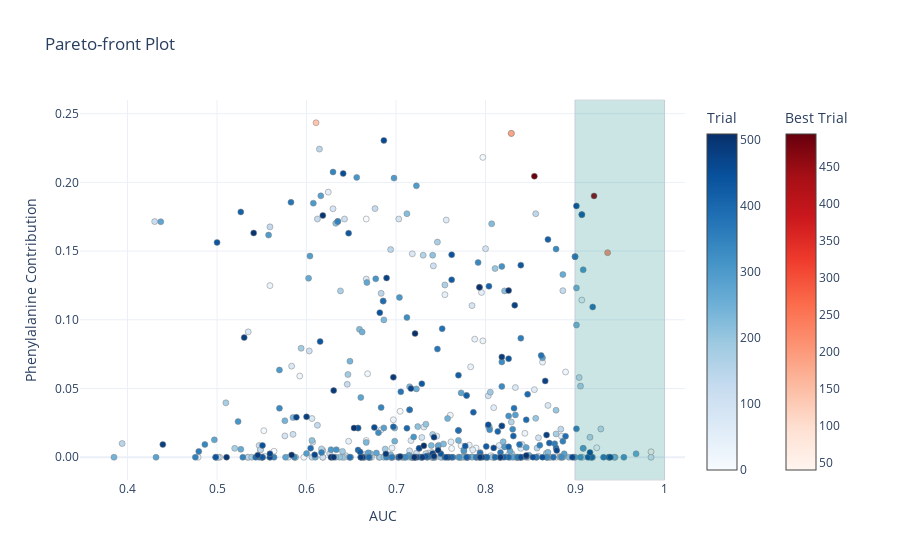

The notebook cell saved with this chart:
### Code cell
fig = optuna.visualization.plot_pareto_front(study, target_names=["AUC","Phenylalanine Contribution"])

fig.add_vrect(x0=lim_AUC, x1=1.0, line_width=1, fillcolor="teal", opacity=0.2)

fig.update_layout(
    title_text="Pareto-front Plot", 
    yaxis_tickformat=".2f",
    template='plotly_white',
)

DPI = 320

fig.write_image("fig/pareto_plots.svg", width=3*DPI, height=2*DPI)

fig.show()

### Figure 1 — Plotly figure (JSON) as saved in the notebook; plotly's stock layout.template omitted (floating-point values rounded to 4 significant figures; data arrays with more than 128 entries replaced by an {"elided": "..."} marker saying what was removed)
{"data": [{"hovertemplate": "%{text}<extra>Trial</extra>", "marker": {"color": {"elided": "503 int values"}, "colorbar": {"title": {"text": "Trial"}}, "colorscale": [[0, "rgb(247,251,255)"], [0.125, "rgb(222,235,247)"], [0.25, "rgb(198,219,239)"], [0.375, "rgb(158,202,225)"], [0.5, "rgb(107,174,214)"], [0.625, "rgb(66,146,198)"], [0.75, "rgb(33,113,181)"], [0.875, "rgb(8,81,156)"], [1, "rgb(8,48,107)"]], "line": {"color": "Grey", "width": 0.5}}, "mode": "markers", "showlegend": false, "text": {"elided": "503 str values"}, "type": "scatter", "x": {"elided": "503 float values"}, "y": {"elided": "503 float values"}}, {"hovertemplate": "%{text}<extra>Best Trial</extra>", "marker": {"color": [40, 139, 175, 184, 208, 456, 494], "colorbar": {"title": {"text": "Best Trial"}, "x": 1.1, "xpad": 40}, "colorscale": [[0, "rgb(255,245,240)"], [0.125, "rgb(254,224,210)"], [0.25, "rgb(252,187,161)"], [0.375, "rgb(252,146,114)"], [0.5, "rgb(251,106,74)"], [0.625, "rgb(239,59,44)"], [0.75, "rgb(203,24,29)"], [0.875, "rgb(165,15,21)"], [1, "rgb(103,0,13)"]], "line": {"color": "Grey", "width": 0.5}}, "mode": "markers", "showlegend": false, "text": ["{<br>  \"number\": 40,<br>  \"values\": [<br>    0.9848484848484849,<br>    0.003982832655310631<br>  ],<br>  \"params\": {<br>    \"seed\": 2389<br>  },<br>  \"user_attrs\": {<br>    \"shap_abnormal\": {<br>      \"gender\": 0.041709061712026596,<br>      \"BMI\": 0.5374926328659058,<br>      \"Waist circumference\": 0.006313655059784651,<br>      \"ATPII/AHA/IDF\": 0.0,<br>      \"Phenylalax\": 0.003982832655310631,<br>      \"Glupromx\": 0.004385210108011961,<br>      \"Insuprom\": 0.0,<br>      \"Tyrosinax\": 0.0,<br>      \"Alanine\": 0.0,<br>      \"Aspartate\": 0.000292868644464761,<br>      \"Glutamate\": 5.2858496928820387e-05,<br>      \"Leucine\": 6.770221807528287e-05,<br>      \"Ornithine\": 0.00012276256165932864,<br>      \"Proline\": 0.04439396411180496,<br>      \"Tyrosine\": 2.821061571012251e-05,<br>      \"Free Carnitine\": 0.013485036790370941,<br>      \"Propionylcarnitine\": 0.03358614817261696,<br>      \"Isovalerylcarnitine\": 0.0017240007873624563,<br>      \"Tiglilcarnitine\": 0.0,<br>      \"Me-Glutarylcarnitine\": 0.00023353358847089112,<br>      \"Decanoylcarnitine\": 0.0001826440857257694,<br>      \"Tetradecanoylcarnitine\": 0.0,<br>      \"3-OH-Isovalerylcarnitine\": 0.0,<br>      \"3-OH-Palmitoylcarnitine\": 0.0,<br>      \"Linoleoilcarnitine\": 0.005193869583308697,<br>      \"Arginine\": 0.0007781014428474009,<br>      \"Citrulline\": 0.0001749739603837952,<br>      \"Glycine\": 0.0337488166987896,<br>      \"Methionine\": 0.0,<br>      \"Phenylalanine\": 0.0,<br>      \"Succinylacetone\": 0.0,<br>      \"Valine\": 0.0,<br>      \"Acetylcarnitine\": 2.4958790163509548e-05,<br>      \"Butyrylcarnitine\": 0.012234831228852272,<br>      \"Glutarylcarnitine\": 0.003106443677097559,<br>      \"Hexanoylcarnitine\": 0.0,<br>      \"Octanoylcarnitine\": 0.0,<br>      \"Dodecanoylcarnitine\": 0.0,<br>      \"Tetradecenoylcarnitine\": 0.0,<br>      \"Palmitoylcarnitine\": 0.0,<br>      \"Stearoylcarnitine\": 0.0,<br>      \"3-OH-Linoleoylcarnitine\": 0.0,<br>      \"PROTEIN_Avg_(G)\": 0.02606283873319626,<br>      \"Protein_natural\": 0.0,<br>      \"SP_Protein\": 0.0001484641688875854,<br>      \"FAT_avg(G)\": 0.0<br>    },<br>    \"shap_healty\": {<br>      \"gender\": 0.01959903910756111,<br>      \"BMI\": 0.1645601987838745,<br>      \"Waist circumference\": 0.007713086903095245,<br>      \"ATPII/AHA/IDF\": 0.0,<br>      \"Phenylalax\": 0.0030882421415299177,<br>      \"Glupromx\": 0.0028077082242816687,<br>      \"Insuprom\": 0.0,<br>      \"Tyrosinax\": 0.0,<br>      \"Alanine\": 0.0,<br>      \"Aspartate\": 0.0004313231911510229,<br>      \"Glutamate\": 6.450260116253048e-05,<br>      \"Leucine\": 6.849765486549586e-05,<br>      \"Ornithine\": 0.0004076650948263705,<br>      \"Proline\": 0.014459597878158092,<br>      \"Tyrosine\": 7.096743502188474e-05,<br>      \"Free Carnitine\": 0.008315255865454674,<br>      \"Propionylcarnitine\": 0.012034163810312748,<br>      \"Isovalerylcarnitine\": 0.0008326005190610886,<br>      \"Tiglilcarnitine\": 0.0,<br>      \"Me-Glutarylcarnitine\": 0.00043935043504461646,<br>      \"Decanoylcarnitine\": 0.00021851198107469827,<br>      \"Tetradecanoylcarnitine\": 0.0,<br>      \"3-OH-Isovalerylcarnitine\": 0.0,<br>      \"3-OH-Palmitoylcarnitine\": 0.0,<br>      \"Linoleoilcarnitine\": 0.0038150481414049864,<br>      \"Arginine\": 0.0008414058247581124,<br>      \"Citrulline\": 0.00024936720728874207,<br>      \"Glycine\": 0.010943451896309853,<br>      \"Methionine\": 0.0,<br>      \"Phenylalanine\": 0.0,<br>      \"Succinylacetone\": 0.0,<br>      \"Valine\": 0.0,<br>      \"Acetylcarnitine\": 3.6244247894501314e-05,<br>      \"Butyrylcarnitine\": 0.0066114007495343685,<br>      \"Glutarylcarnitine\": 0.0016840450698509812,<br>      \"Hexanoylcarnitine\": 0.0,<br>      \"Octanoylcarnitine\": 0.0,<br>      \"Dodecanoylcarnitine\": 0.0,<br>      \"Tetradecenoylcarnitine\": 0.0,<br>      \"Palmitoylcarnitine\": 0.0,<br>      \"Stearoylcarnitine\": 0.0,<br>      \"3-OH-Linoleoylcarnitine\": 0.0,<br>      \"PROTEIN_Avg_(G)\": 0.014438750222325325,<br>      \"Protein_natural\": 0.0,<br>      \"SP_Protein\": 0.00024561912869103253,<br>      \"FAT_avg(G)\": 0.0<br>    }<br>  }<br>}", "{<br>  \"number\": 139,<br>  \"values\": [<br>    0.6106060606060605,<br>    0.2433844357728958<br>  ],<br>  \"params\": {<br>    \"seed\": 1884<br>  },<br>  \"user_attrs\": {<br>    \"shap_abnormal\": {<br>      \"gender\": 0.02738308161497116,<br>      \"BMI\": 0.03533848747611046,<br>      \"Waist circumference\": 0.0006805629236623645,<br>      \"ATPII/AHA/IDF\": 0.0,<br>      \"Phenylalax\": 0.2433844357728958,<br>      \"Glupromx\": 0.0026669157668948174,<br>      \"Insuprom\": 0.0,<br>      \"Tyrosinax\": 0.03539020195603371,<br>      \"Alanine\": 0.003516616765409708,<br>      \"Aspartate\": 7.214213837869465e-05,<br>      \"Glutamate\": 0.0002265575749333948,<br>      \"Leucine\": 0.0,<br>      \"Ornithine\": 0.0,<br>      \"Proline\": 0.034411441534757614,<br>      \"Tyrosine\": 0.0,<br>      \"Free Carnitine\": 0.012942185625433922,<br>      \"Propionylcarnitine\": 0.02677150070667267,<br>      \"Isovalerylcarnitine\": 0.0,<br>      \"Tiglilcarnitine\": 0.0,<br>      \"Me-Glutarylcarnitine\": 0.00021835377265233546,<br>      \"Decanoylcarnitine\": 0.0,<br>      \"Tetradecanoylcarnitine\": 0.07791956514120102,<br>      \"3-OH-Isovalerylcarnitine\": 0.0,<br>      \"3-OH-Palmitoylcarnitine\": 0.0,<br>      \"Linoleoilcarnitine\": 0.011482497677206993,<br>      \"Arginine\": 9.84891812549904e-05,<br>      \"Citrulline\": 0.0,<br>      \"Glycine\": 0.024700626730918884,<br>      \"Methionine\": 0.0001387244847137481,<br>      \"Phenylalanine\": 0.0,<br>      \"Succinylacetone\": 0.0,<br>      \"Valine\": 0.0016048630932345986,<br>      \"Acetylcarnitine\": 0.0004021330096293241,<br>      \"Butyrylcarnitine\": 0.003386015072464943,<br>      \"Glutarylcarnitine\": 0.0,<br>      \"Hexanoylcarnitine\": 0.0,<br>      \"Octanoylcarnitine\": 0.00024841068079695106,<br>      \"Dodecanoylcarnitine\": 0.0,<br>      \"Tetradecenoylcarnitine\": 0.0,<br>      \"Palmitoylcarnitine\": 0.0,<br>      \"Stearoylcarnitine\": 0.0,<br>      \"3-OH-Linoleoylcarnitine\": 0.005736065097153187,<br>      \"PROTEIN_Avg_(G)\": 0.012166179716587067,<br>      \"Protein_natural\": 0.0839240774512291,<br>      \"SP_Protein\": 0.0,<br>      \"FAT_avg(G)\": 0.0<br>    },<br>    \"shap_healty\": {<br>      \"gender\": 0.012294864282011986,<br>      \"BMI\": 0.006970805581659079,<br>      \"Waist circumference\": 0.0005593829555436969,<br>      \"ATPII/AHA/IDF\": 0.0,<br>      \"Phenylalax\": 0.06599971652030945,<br>      \"Glupromx\": 0.0015959267038851976,<br>      \"Insuprom\": 0.0,<br>      \"Tyrosinax\": 0.020272906869649887,<br>      \"Alanine\": 0.004717986565083265,<br>      \"Aspartate\": 0.00024387726443819702,<br>      \"Glutamate\": 0.00047505024122074246,<br>      \"Leucine\": 0.0,<br>      \"Ornithine\": 0.0,<br>      \"Proline\": 0.01551150344312191,<br>      \"Tyrosine\": 0.0,<br>      \"Free Carnitine\": 0.0071650659665465355,<br>      \"Propionylcarnitine\": 0.01308114267885685,<br>      \"Isovalerylcarnitine\": 0.0,<br>      \"Tiglilcarnitine\": 0.0,<br>      \"Me-Glutarylcarnitine\": 0.00044220034033060074,<br>      \"Decanoylcarnitine\": 0.0,<br>      \"Tetradecanoylcarnitine\": 0.0450003556907177,<br>      \"3-OH-Isovalerylcarnitine\": 0.0,<br>      \"3-OH-Palmitoylcarnitine\": 0.0,<br>      \"Linoleoilcarnitine\": 0.007459620479494333,<br>      \"Arginine\": 5.04741256008856e-05,<br>      \"Citrulline\": 0.0,<br>      \"Glycine\": 0.00629820441827178,<br>      \"Methionine\": 0.00016544762183912098,<br>      \"Phenylalanine\": 0.0,<br>      \"Succinylacetone\": 0.0,<br>      \"Valine\": 0.0007769594085402787,<br>      \"Acetylcarnitine\": 0.0011493607889860868,<br>      \"Butyrylcarnitine\": 0.0019317626720294356,<br>      \"Glutarylcarnitine\": 0.0,<br>      \"Hexanoylcarnitine\": 0.0,<br>      \"Octanoylcarnitine\": 0.00046121134073473513,<br>      \"Dodecanoylcarnitine\": 0.0,<br>      \"Tetradecenoylcarnitine\": 0.0,<br>      \"Palmitoylcarnitine\": 0.0,<br>      \"Stearoylcarnitine\": 0.0,<br>      \"3-OH-Linoleoylcarnitine\": 0.00303074368275702,<br>      \"PROTEIN_Avg_(G)\": 0.006984204053878784,<br>      \"Protein_natural\": 0.03697489947080612,<br>      \"SP_Protein\": 0.0,<br>      \"FAT_avg(G)\": 0.0<br>    }<br>  }<br>}", "{<br>  \"number\": 175,<br>  \"values\": [<br>    0.8287878787878787,<br>    0.23564879596233368<br>  ],<br>  \"params\": {<br>    \"seed\": 7115<br>  },<br>  \"user_attrs\": {<br>    \"shap_abnormal\": {<br>      \"gender\": 0.031236987560987473,<br>      \"BMI\": 0.033241111785173416,<br>      \"Waist circumference\": 0.0015451197978109121,<br>      \"ATPII/AHA/IDF\": 0.0,<br>      \"Phenylalax\": 0.23564879596233368,<br>      \"Glupromx\": 9.608889376977459e-05,<br>      \"Insuprom\": 0.0,<br>      \"Tyrosinax\": 7.805087807355449e-05,<br>      \"Alanine\": 0.0011317048920318484,<br>      \"Aspartate\": 0.0002838472428265959,<br>      \"Glutamate\": 0.0,<br>      \"Leucine\": 0.0,<br>      \"Ornithine\": 0.0002234652201877907,<br>      \"Proline\": 0.03328683227300644,<br>      \"Tyrosine\": 0.0,<br>      \"Free Carnitine\": 0.0043489341624081135,<br>      \"Propionylcarnitine\": 0.035626571625471115,<br>      \"Isovalerylcarnitine\": 0.0,<br>      \"Tiglilcarnitine\": 0.0,<br>      \"Me-Glutarylcarnitine\": 0.0,<br>      \"Decanoylcarnitine\": 0.0,<br>      \"Tetradecanoylcarnitine\": 0.03010973520576954,<br>      \"3-OH-Isovalerylcarnitine\": 0.0,<br>      \"3-OH-Palmitoylcarnitine\": 0.0,<br>      \"Linoleoilcarnitine\": 0.017150305211544037,<br>      \"Arginine\": 0.0,<br>      \"Citrulline\": 0.0,<br>      \"Glycine\": 0.030792973935604095,<br>      \"Methionine\": 0.035823699086904526,<br>      \"Phenylalanine\": 0.0,<br>      \"Succinylacetone\": 0.0,<br>      \"Valine\": 0.0,<br>      \"Acetylcarnitine\": 0.0,<br>      \"Butyrylcarnitine\": 0.0,<br>      \"Glutarylcarnitine\": 0.0,<br>      \"Hexanoylcarnitine\": 0.0,<br>      \"Octanoylcarnitine\": 0.0,<br>      \"Dodecanoylcarnitine\": 0.0,<br>      \"Tetradecenoylcarnitine\": 0.0028071110136806965,<br>      \"Palmitoylcarnitine\": 0.0,<br>      \"Stearoylcarnitine\": 0.0,<br>      \"3-OH-Linoleoylcarnitine\": 0.0,<br>      \"PROTEIN_Avg_(G)\": 0.015946201980113983,<br>      \"Protein_natural\": 0.1097860112786293,<br>      \"SP_Protein\": 0.0,<br>      \"FAT_avg(G)\": 0.0<br>    },<br>    \"shap_healty\": {<br>      \"gender\": 0.015312373638153076,<br>      \"BMI\": 0.011349329724907875,<br>      \"Waist circumference\": 0.0011176455300301313,<br>      \"ATPII/AHA/IDF\": 0.0,<br>      \"Phenylalax\": 0.06713785976171494,<br>      \"Glupromx\": 0.0008282059570774436,<br>      \"Insuprom\": 0.0,<br>      \"Tyrosinax\": 0.00018169965187553316,<br>      \"Alanine\": 0.0023044149857014418,<br>      \"Aspartate\": 0.0004355561104603112,<br>      \"Glutamate\": 0.0,<br>      \"Leucine\": 0.0,<br>      \"Ornithine\": 0.0006170860724523664,<br>      \"Proline\": 0.014330093748867512,<br>      \"Tyrosine\": 0.0,<br>      \"Free Carnitine\": 0.0027535506524145603,<br>      \"Propionylcarnitine\": 0.013860596343874931,<br>      \"Isovalerylcarnitine\": 0.0,<br>      \"Tiglilcarnitine\": 0.0,<br>      \"Me-Glutarylcarnitine\": 0.0,<br>      \"Decanoylcarnitine\": 0.0,<br>      \"Tetradecanoylcarnitine\": 0.017011608928442,<br>      \"3-OH-Isovalerylcarnitine\": 0.0,<br>      \"3-OH-Palmitoylcarnitine\": 0.0,<br>      \"Linoleoilcarnitine\": 0.010907744988799095,<br>      \"Arginine\": 0.0,<br>      \"Citrulline\": 0.0,<br>      \"Glycine\": 0.00787854939699173,<br>      \"Methionine\": 0.015423533506691456,<br>      \"Phenylalanine\": 0.0,<br>      \"Succinylacetone\": 0.0,<br>      \"Valine\": 0.0,<br>      \"Acetylcarnitine\": 0.0,<br>      \"Butyrylcarnitine\": 0.0,<br>      \"Glutarylcarnitine\": 0.0,<br>      \"Hexanoylcarnitine\": 0.0,<br>      \"Octanoylcarnitine\": 0.0,<br>      \"Dodecanoylcarnitine\": 0.0,<br>      \"Tetradecenoylcarnitine\": 0.003747879760339856,<br>      \"Palmitoylcarnitine\": 0.0,<br>      \"Stearoylcarnitine\": 0.0,<br>      \"3-OH-Linoleoylcarnitine\": 0.0,<br>      \"PROTEIN_Avg_(G)\": 0.009285962209105492,<br>      \"Protein_natural\": 0.030775051563978195,<br>      \"SP_Protein\": 0.0,<br>      \"FAT_avg(G)\": 0.0<br>    }<br>  }<br>}", "{<br>  \"number\": 184,<br>  \"values\": [<br>    0.8287878787878787,<br>    0.23564879596233368<br>  ],<br>  \"params\": {<br>    \"seed\": 7115<br>  },<br>  \"user_attrs\": {<br>    \"shap_abnormal\": {<br>      \"gender\": 0.031236987560987473,<br>      \"BMI\": 0.033241111785173416,<br>      \"Waist circumference\": 0.0015451197978109121,<br>      \"ATPII/AHA/IDF\": 0.0,<br>      \"Phenylalax\": 0.23564879596233368,<br>      \"Glupromx\": 9.608889376977459e-05,<br>      \"Insuprom\": 0.0,<br>      \"Tyrosinax\": 7.805087807355449e-05,<br>      \"Alanine\": 0.0011317048920318484,<br>      \"Aspartate\": 0.0002838472428265959,<br>      \"Glutamate\": 0.0,<br>      \"Leucine\": 0.0,<br>      \"Ornithine\": 0.0002234652201877907,<br>      \"Proline\": 0.03328683227300644,<br>      \"Tyrosine\": 0.0,<br>      \"Free Carnitine\": 0.0043489341624081135,<br>      \"Propionylcarnitine\": 0.035626571625471115,<br>      \"Isovalerylcarnitine\": 0.0,<br>      \"Tiglilcarnitine\": 0.0,<br>      \"Me-Glutarylcarnitine\": 0.0,<br>      \"Decanoylcarnitine\": 0.0,<br>      \"Tetradecanoylcarnitine\": 0.03010973520576954,<br>      \"3-OH-Isovalerylcarnitine\": 0.0,<br>      \"3-OH-Palmitoylcarnitine\": 0.0,<br>      \"Linoleoilcarnitine\": 0.017150305211544037,<br>      \"Arginine\": 0.0,<br>      \"Citrulline\": 0.0,<br>      \"Glycine\": 0.030792973935604095,<br>      \"Methionine\": 0.035823699086904526,<br>      \"Phenylalanine\": 0.0,<br>      \"Succinylacetone\": 0.0,<br>      \"Valine\": 0.0,<br>      \"Acetylcarnitine\": 0.0,<br>      \"Butyrylcarnitine\": 0.0,<br>      \"Glutarylcarnitine\": 0.0,<br>      \"Hexanoylcarnitine\": 0.0,<br>      \"Octanoylcarnitine\": 0.0,<br>      \"Dodecanoylcarnitine\": 0.0,<br>      \"Tetradecenoylcarnitine\": 0.0028071110136806965,<br>      \"Palmitoylcarnitine\": 0.0,<br>      \"Stearoylcarnitine\": 0.0,<br>      \"3-OH-Linoleoylcarnitine\": 0.0,<br>      \"PROTEIN_Avg_(G)\": 0.015946201980113983,<br>      \"Protein_natural\": 0.1097860112786293,<br>      \"SP_Protein\": 0.0,<br>      \"FAT_avg(G)\": 0.0<br>    },<br>    \"shap_healty\": {<br>      \"gender\": 0.015312373638153076,<br>      \"BMI\": 0.011349329724907875,<br>      \"Waist circumference\": 0.0011176455300301313,<br>      \"ATPII/AHA/IDF\": 0.0,<br>      \"Phenylalax\": 0.06713785976171494,<br>      \"Glupromx\": 0.0008282059570774436,<br>      \"Insuprom\": 0.0,<br>      \"Tyrosinax\": 0.00018169965187553316,<br>      \"Alanine\": 0.0023044149857014418,<br>      \"Aspartate\": 0.0004355561104603112,<br>      \"Glutamate\": 0.0,<br>      \"Leucine\": 0.0,<br>      \"Ornithine\": 0.0006170860724523664,<br>      \"Proline\": 0.014330093748867512,<br>      \"Tyrosine\": 0.0,<br>      \"Free Carnitine\": 0.0027535506524145603,<br>      \"Propionylcarnitine\": 0.013860596343874931,<br>      \"Isovalerylcarnitine\": 0.0,<br>      \"Tiglilcarnitine\": 0.0,<br>      \"Me-Glutarylcarnitine\": 0.0,<br>      \"Decanoylcarnitine\": 0.0,<br>      \"Tetradecanoylcarnitine\": 0.017011608928442,<br>      \"3-OH-Isovalerylcarnitine\": 0.0,<br>      \"3-OH-Palmitoylcarnitine\": 0.0,<br>      \"Linoleoilcarnitine\": 0.010907744988799095,<br>      \"Arginine\": 0.0,<br>      \"Citrulline\": 0.0,<br>      \"Glycine\": 0.00787854939699173,<br>      \"Methionine\": 0.015423533506691456,<br>      \"Phenylalanine\": 0.0,<br>      \"Succinylacetone\": 0.0,<br>      \"Valine\": 0.0,<br>      \"Acetylcarnitine\": 0.0,<br>      \"Butyrylcarnitine\": 0.0,<br>      \"Glutarylcarnitine\": 0.0,<br>      \"Hexanoylcarnitine\": 0.0,<br>      \"Octanoylcarnitine\": 0.0,<br>      \"Dodecanoylcarnitine\": 0.0,<br>      \"Tetradecenoylcarnitine\": 0.003747879760339856,<br>      \"Palmitoylcarnitine\": 0.0,<br>      \"Stearoylcarnitine\": 0.0,<br>      \"3-OH-Linoleoylcarnitine\": 0.0,<br>      \"PROTEIN_Avg_(G)\": 0.009285962209105492,<br>      \"Protein_natural\": 0.030775051563978195,<br>      \"SP_Protein\": 0.0,<br>      \"FAT_avg(G)\": 0.0<br>    }<br>  }<br>}", "{<br>  \"number\": 208,<br>  \"values\": [<br>    0.9363636363636364,<br>    0.14884723722934723<br>  ],<br>  \"params\": {<br>    \"seed\": 2686<br>  },<br>  \"user_attrs\": {<br>    \"shap_abnormal\": {<br>      \"gender\": 0.02929888293147087,<br>      \"BMI\": 0.13386988639831543,<br>      \"Waist circumference\": 0.002809423953294754,<br>      \"ATPII/AHA/IDF\": 0.002728312974795699,<br>      \"Phenylalax\": 0.14884723722934723,<br>      \"Glupromx\": 0.011743426322937012,<br>      \"Insuprom\": 0.0,<br>      \"Tyrosinax\": 0.005274713039398193,<br>      \"Alanine\": 0.0,<br>      \"Aspartate\": 0.0,<br>      \"Glutamate\": 3.72340546164196e-05,<br>      \"Leucine\": 0.0001852323766797781,<br>      \"Ornithine\": 4.8002853873185813e-05,<br>      \"Proline\": 0.06610480695962906,<br>      \"Tyrosine\": 0.0,<br>      \"Free Carnitine\": 0.0,<br>      \"Propionylcarnitine\": 0.0,<br>      \"Isovalerylcarnitine\": 0.0,<br>      \"Tiglilcarnitine\": 0.0,<br>      \"Me-Glutarylcarnitine\": 0.0,<br>      \"Decanoylcarnitine\": 0.0,<br>      \"Tetradecanoylcarnitine\": 0.025838959962129593,<br>      \"3-OH-Isovalerylcarnitine\": 0.0,<br>      \"3-OH-Palmitoylcarnitine\": 0.0,<br>      \"Linoleoilcarnitine\": 0.0,<br>      \"Arginine\": 0.0007846203516237438,<br>      \"Citrulline\": 0.002522511873394251,<br>      \"Glycine\": 0.03518221899867058,<br>      \"Methionine\": 0.0,<br>      \"Phenylalanine\": 0.0,<br>      \"Succinylacetone\": 0.0,<br>      \"Valine\": 0.1369411051273346,<br>      \"Acetylcarnitine\": 0.0,<br>      \"Butyrylcarnitine\": 0.021368063986301422,<br>      \"Glutarylcarnitine\": 0.0,<br>      \"Hexanoylcarnitine\": 0.0,<br>      \"Octanoylcarnitine\": 0.0,<br>      \"Dodecanoylcarnitine\": 0.0,<br>      \"Tetradecenoylcarnitine\": 0.0,<br>      \"Palmitoylcarnitine\": 0.0,<br>      \"Stearoylcarnitine\": 0.0,<br>      \"3-OH-Linoleoylcarnitine\": 0.0,<br>      \"PROTEIN_Avg_(G)\": 0.0,<br>      \"Protein_natural\": 0.0,<br>      \"SP_Protein\": 0.0,<br>      \"FAT_avg(G)\": 0.0<br>    },<br>    \"shap_healty\": {<br>      \"gender\": 0.036170780658721924,<br>      \"BMI\": 0.021746208891272545,<br>      \"Waist circumference\": 0.001321764662861824,<br>      \"ATPII/AHA/IDF\": 0.0008565640891902149,<br>      \"Phenylalax\": 0.03611064702272415,<br>      \"Glupromx\": 0.007011588662862778,<br>      \"Insuprom\": 0.0,<br>      \"Tyrosinax\": 0.004578317049890757,<br>      \"Alanine\": 0.0,<br>      \"Aspartate\": 0.0,<br>      \"Glutamate\": 5.864784907316789e-05,<br>      \"Leucine\": 0.00031066214432939887,<br>      \"Ornithine\": 0.00010595769708743319,<br>      \"Proline\": 0.028336476534605026,<br>      \"Tyrosine\": 0.0,<br>      \"Free Carnitine\": 0.0,<br>      \"Propionylcarnitine\": 0.0,<br>      \"Isovalerylcarnitine\": 0.0,<br>      \"Tiglilcarnitine\": 0.0,<br>      \"Me-Glutarylcarnitine\": 0.0,<br>      \"Decanoylcarnitine\": 0.0,<br>      \"Tetradecanoylcarnitine\": 0.017358165234327316,<br>      \"3-OH-Isovalerylcarnitine\": 0.0,<br>      \"3-OH-Palmitoylcarnitine\": 0.0,<br>      \"Linoleoilcarnitine\": 0.0,<br>      \"Arginine\": 0.000591431453358382,<br>      \"Citrulline\": 0.003910168074071407,<br>      \"Glycine\": 0.011143376119434834,<br>      \"Methionine\": 0.0,<br>      \"Phenylalanine\": 0.0,<br>      \"Succinylacetone\": 0.0,<br>      \"Valine\": 0.07059876620769501,<br>      \"Acetylcarnitine\": 0.0,<br>      \"Butyrylcarnitine\": 0.01132147666066885,<br>      \"Glutarylcarnitine\": 0.0,<br>      \"Hexanoylcarnitine\": 0.0,<br>      \"Octanoylcarnitine\": 0.0,<br>      \"Dodecanoylcarnitine\": 0.0,<br>      \"Tetradecenoylcarnitine\": 0.0,<br>      \"Palmitoylcarnitine\": 0.0,<br>      \"Stearoylcarnitine\": 0.0,<br>      \"3-OH-Linoleoylcarnitine\": 0.0,<br>      \"PROTEIN_Avg_(G)\": 0.0,<br>      \"Protein_natural\": 0.0,<br>      \"SP_Protein\": 0.0,<br>      \"FAT_avg(G)\": 0.0<br>    }<br>  }<br>}", "{<br>  \"number\": 456,<br>  \"values\": [<br>    0.9212121212121213,<br>    0.1901426762342453<br>  ],<br>  \"params\": {<br>    \"seed\": 4579<br>  },<br>  \"user_attrs\": {<br>    \"shap_abnormal\": {<br>      \"gender\": 0.047393832355737686,<br>      \"BMI\": 0.2742513120174408,<br>      \"Waist circumference\": 0.0009087726939469576,<br>      \"ATPII/AHA/IDF\": 0.0,<br>      \"Phenylalax\": 0.1901426762342453,<br>      \"Glupromx\": 0.0,<br>      \"Insuprom\": 0.0,<br>      \"Tyrosinax\": 0.0218046884983778,<br>      \"Alanine\": 0.0,<br>      \"Aspartate\": 0.0,<br>      \"Glutamate\": 0.0,<br>      \"Leucine\": 0.0,<br>      \"Ornithine\": 0.0,<br>      \"Proline\": 0.008076292462646961,<br>      \"Tyrosine\": 0.0,<br>      \"Free Carnitine\": 0.0,<br>      \"Propionylcarnitine\": 0.0,<br>      \"Isovalerylcarnitine\": 0.0,<br>      \"Tiglilcarnitine\": 0.0,<br>      \"Me-Glutarylcarnitine\": 0.0,<br>      \"Decanoylcarnitine\": 0.0,<br>      \"Tetradecanoylcarnitine\": 0.0,<br>      \"3-OH-Isovalerylcarnitine\": 0.0,<br>      \"3-OH-Palmitoylcarnitine\": 0.0,<br>      \"Linoleoilcarnitine\": 0.0,<br>      \"Arginine\": 0.0,<br>      \"Citrulline\": 0.0,<br>      \"Glycine\": 0.0,<br>      \"Methionine\": 0.0,<br>      \"Phenylalanine\": 0.0,<br>      \"Succinylacetone\": 0.0,<br>      \"Valine\": 0.0,<br>      \"Acetylcarnitine\": 0.006280798465013504,<br>      \"Butyrylcarnitine\": 0.0,<br>      \"Glutarylcarnitine\": 0.0,<br>      \"Hexanoylcarnitine\": 0.0,<br>      \"Octanoylcarnitine\": 0.0,<br>      \"Dodecanoylcarnitine\": 0.0,<br>      \"Tetradecenoylcarnitine\": 0.0,<br>      \"Palmitoylcarnitine\": 0.0,<br>      \"Stearoylcarnitine\": 0.0,<br>      \"3-OH-Linoleoylcarnitine\": 0.0061172256246209145,<br>      \"PROTEIN_Avg_(G)\": 0.0,<br>      \"Protein_natural\": 0.032056331634521484,<br>      \"SP_Protein\": 0.0,<br>      \"FAT_avg(G)\": 0.0<br>    },<br>    \"shap_healty\": {<br>      \"gender\": 0.026762578636407852,<br>      \"BMI\": 0.07590532302856445,<br>      \"Waist circumference\": 0.0013611797476187348,<br>      \"ATPII/AHA/IDF\": 0.0,<br>      \"Phenylalax\": 0.04931608587503433,<br>      \"Glupromx\": 0.0,<br>      \"Insuprom\": 0.0,<br>      \"Tyrosinax\": 0.007397646550089121,<br>      \"Alanine\": 0.0,<br>      \"Aspartate\": 0.0,<br>      \"Glutamate\": 0.0,<br>      \"Leucine\": 0.0,<br>      \"Ornithine\": 0.0,<br>      \"Proline\": 0.002232776489108801,<br>      \"Tyrosine\": 0.0,<br>      \"Free Carnitine\": 0.0,<br>      \"Propionylcarnitine\": 0.0,<br>      \"Isovalerylcarnitine\": 0.0,<br>      \"Tiglilcarnitine\": 0.0,<br>      \"Me-Glutarylcarnitine\": 0.0,<br>      \"Decanoylcarnitine\": 0.0,<br>      \"Tetradecanoylcarnitine\": 0.0,<br>      \"3-OH-Isovalerylcarnitine\": 0.0,<br>      \"3-OH-Palmitoylcarnitine\": 0.0,<br>      \"Linoleoilcarnitine\": 0.0,<br>      \"Arginine\": 0.0,<br>      \"Citrulline\": 0.0,<br>      \"Glycine\": 0.0,<br>      \"Methionine\": 0.0,<br>      \"Phenylalanine\": 0.0,<br>      \"Succinylacetone\": 0.0,<br>      \"Valine\": 0.0,<br>      \"Acetylcarnitine\": 0.001710362732410431,<br>      \"Butyrylcarnitine\": 0.0,<br>      \"Glutarylcarnitine\": 0.0,<br>      \"Hexanoylcarnitine\": 0.0,<br>      \"Octanoylcarnitine\": 0.0,<br>      \"Dodecanoylcarnitine\": 0.0,<br>      \"Tetradecenoylcarnitine\": 0.0,<br>      \"Palmitoylcarnitine\": 0.0,<br>      \"Stearoylcarnitine\": 0.0,<br>      \"3-OH-Linoleoylcarnitine\": 0.002342226216569543,<br>      \"PROTEIN_Avg_(G)\": 0.0,<br>      \"Protein_natural\": 0.012749528512358665,<br>      \"SP_Protein\": 0.0,<br>      \"FAT_avg(G)\": 0.0<br>    }<br>  }<br>}", "{<br>  \"number\": 494,<br>  \"values\": [<br>    0.8545454545454545,<br>    0.20446079969406128<br>  ],<br>  \"params\": {<br>    \"seed\": 6081<br>  },<br>  \"user_attrs\": {<br>    \"shap_abnormal\": {<br>      \"gender\": 0.052315495908260345,<br>      \"BMI\": 0.019124189391732216,<br>      \"Waist circumference\": 0.0,<br>      \"ATPII/AHA/IDF\": 0.0005868789739906788,<br>      \"Phenylalax\": 0.20446079969406128,<br>      \"Glupromx\": 0.0,<br>      \"Insuprom\": 0.0,<br>      \"Tyrosinax\": 0.013796256855130196,<br>      \"Alanine\": 0.0,<br>      \"Aspartate\": 0.0021819965913891792,<br>      \"Glutamate\": 0.0,<br>      \"Leucine\": 0.0,<br>      \"Ornithine\": 0.0,<br>      \"Proline\": 0.06546329706907272,<br>      \"Tyrosine\": 0.0,<br>      \"Free Carnitine\": 0.0004162966797593981,<br>      \"Propionylcarnitine\": 0.06357818841934204,<br>      \"Isovalerylcarnitine\": 0.0001240138808498159,<br>      \"Tiglilcarnitine\": 0.0,<br>      \"Me-Glutarylcarnitine\": 0.0,<br>      \"Decanoylcarnitine\": 0.0,<br>      \"Tetradecanoylcarnitine\": 0.0,<br>      \"3-OH-Isovalerylcarnitine\": 0.0022778429556638002,<br>      \"3-OH-Palmitoylcarnitine\": 0.0,<br>      \"Linoleoilcarnitine\": 0.0,<br>      \"Arginine\": 0.015391246415674686,<br>      \"Citrulline\": 0.0,<br>      \"Glycine\": 0.18249636888504028,<br>      \"Methionine\": 0.0,<br>      \"Phenylalanine\": 0.0,<br>      \"Succinylacetone\": 0.0,<br>      \"Valine\": 0.001881021773442626,<br>      \"Acetylcarnitine\": 0.0,<br>      \"Butyrylcarnitine\": 0.0,<br>      \"Glutarylcarnitine\": 0.0,<br>      \"Hexanoylcarnitine\": 0.0,<br>      \"Octanoylcarnitine\": 0.0,<br>      \"Dodecanoylcarnitine\": 0.0,<br>      \"Tetradecenoylcarnitine\": 0.0,<br>      \"Palmitoylcarnitine\": 0.0,<br>      \"Stearoylcarnitine\": 0.0,<br>      \"3-OH-Linoleoylcarnitine\": 0.0035957724321633577,<br>      \"PROTEIN_Avg_(G)\": 0.0,<br>      \"Protein_natural\": 0.0,<br>      \"SP_Protein\": 0.0,<br>      \"FAT_avg(G)\": 0.0<br>    },<br>    \"shap_healty\": {<br>      \"gender\": 0.029876554384827614,<br>      \"BMI\": 0.004529284313321114,<br>      \"Waist circumference\": 0.0,<br>      \"ATPII/AHA/IDF\": 0.00015927699860185385,<br>      \"Phenylalax\": 0.05908406898379326,<br>      \"Glupromx\": 0.0,<br>      \"Insuprom\": 0.0,<br>      \"Tyrosinax\": 0.005714267026633024,<br>      \"Alanine\": 0.0,<br>      \"Aspartate\": 0.0011320492485538125,<br>      \"Glutamate\": 0.0,<br>      \"Leucine\": 0.0,<br>      \"Ornithine\": 0.0,<br>      \"Proline\": 0.025432884693145752,<br>      \"Tyrosine\": 0.0,<br>      \"Free Carnitine\": 0.0005637189606204629,<br>      \"Propionylcarnitine\": 0.023175179958343506,<br>      \"Isovalerylcarnitine\": 0.0004016899038106203,<br>      \"Tiglilcarnitine\": 0.0,<br>      \"Me-Glutarylcarnitine\": 0.0,<br>      \"Decanoylcarnitine\": 0.0,<br>      \"Tetradecanoylcarnitine\": 0.0,<br>      \"3-OH-Isovalerylcarnitine\": 0.002322149695828557,<br>      \"3-OH-Palmitoylcarnitine\": 0.0,<br>      \"Linoleoilcarnitine\": 0.0,<br>      \"Arginine\": 0.0056420499458909035,<br>      \"Citrulline\": 0.0,<br>      \"Glycine\": 0.05135156586766243,<br>      \"Methionine\": 0.0,<br>      \"Phenylalanine\": 0.0,<br>      \"Succinylacetone\": 0.0,<br>      \"Valine\": 0.0007798125734552741,<br>      \"Acetylcarnitine\": 0.0,<br>      \"Butyrylcarnitine\": 0.0,<br>      \"Glutarylcarnitine\": 0.0,<br>      \"Hexanoylcarnitine\": 0.0,<br>      \"Octanoylcarnitine\": 0.0,<br>      \"Dodecanoylcarnitine\": 0.0,<br>      \"Tetradecenoylcarnitine\": 0.0,<br>      \"Palmitoylcarnitine\": 0.0,<br>      \"Stearoylcarnitine\": 0.0,<br>      \"3-OH-Linoleoylcarnitine\": 0.0019790444057434797,<br>      \"PROTEIN_Avg_(G)\": 0.0,<br>      \"Protein_natural\": 0.0,<br>      \"SP_Protein\": 0.0,<br>      \"FAT_avg(G)\": 0.0<br>    }<br>  }<br>}"], "type": "scatter", "x": [0.9848, 0.6106, 0.8288, 0.8288, 0.9364, 0.9212, 0.8545], "y": [0.003983, 0.2434, 0.2356, 0.2356, 0.1488, 0.1901, 0.2045]}], "layout": {"shapes": [{"fillcolor": "teal", "line": {"width": 1}, "opacity": 0.2, "type": "rect", "x0": 0.9, "x1": 1, "xref": "x", "y0": 0, "y1": 1, "yref": "y domain"}], "title": {"text": "Pareto-front Plot"}, "xaxis": {"title": {"text": "AUC"}}, "yaxis": {"tickformat": ".2f", "title": {"text": "Phenylalanine Contribution"}}}}
